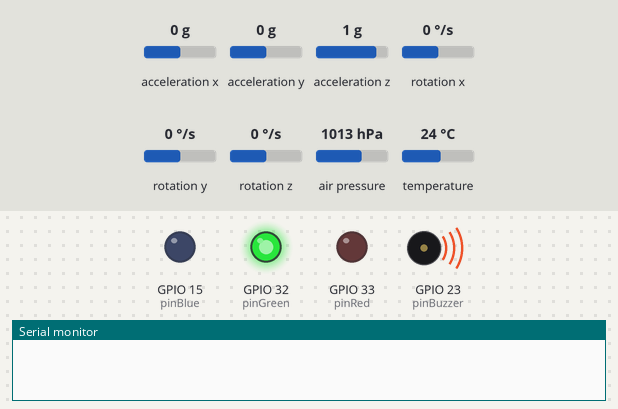
The sketch below on a simulated ESP32. Parts: output pins drawn as LEDs (lit = HIGH), buzzer (waves = sounding), the last lines printed to the serial monitor. Wiring (inferred from the names in the program): MPU-6050 motion sensor at I2C address 0x68; BMP280 pressure sensor at I2C address 0x76. The inputs (shaded band) are chosen by the test bench; at power-on: acceleration x 0 g, acceleration y 0 g, acceleration z 1 g, rotation x 0 °/s, rotation y 0 °/s, rotation z 0 °/s, air pressure 1013 hPa, temperature 24 °C.

Above: at 0.4 s.
At 4.3 s:
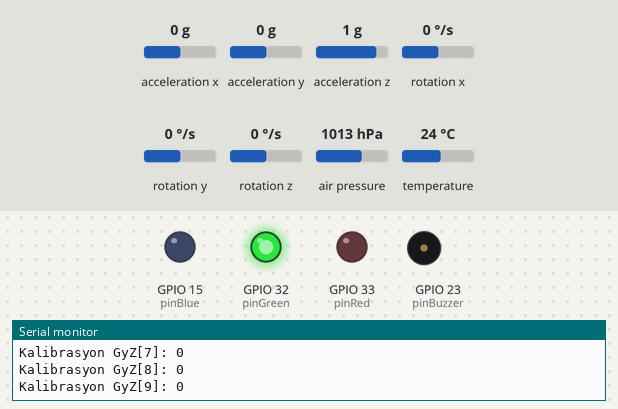
At 8.3 s:
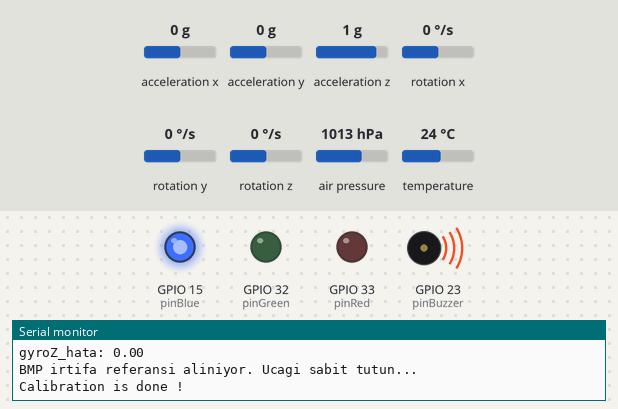
At 8.7 s:
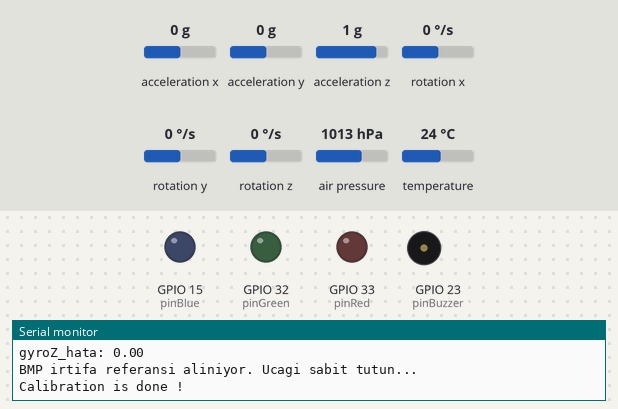
Timing chart, 0 to 10.2 s (numbered marks = the images above):
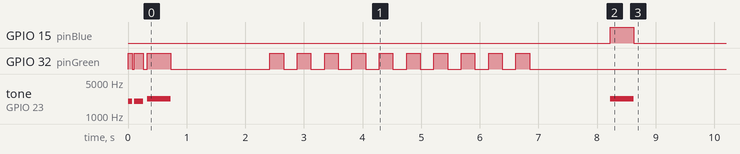

The sketch:

VTOL_Project_Main.ino
```cpp
#include <Wire.h>

bool bmpReady = false;
bool bmpAltitudeReady = false;
bool lastBMPReadingSuccessful = false;

unsigned long lastTime = 0;
unsigned long lastBMPTime = 0;
unsigned long lastSerialTime = 0;
float ac_Pitch = 0;
float ac_Roll = 0;
float ac_Yaw = 0;
float gyro_Pitch = 0;
float gyro_Roll = 0;
float gyro_Yaw = 0;
float Pitch_offset = 0;
float Roll_offset = 0;
float Yaw_Offset = 0;
float Filtered_Roll = 0;
float Filtered_Pitch = 0;
float Filtered_Yaw = 0;
float gyroX_hata = 0;
float gyroY_hata = 0;
float gyroZ_hata = 0;
float bmpTemperature = 0;
float bmpPressure = 0;
float bmpReferencePressure = 0;
float bmpAltitude = 0;
float Filtered_Altitude = 0;

int16_t AcX, AcY, AcZ, GyX, GyY, GyZ, Tmp;

const int pinRed = 33;
const int pinGreen = 32;
const int pinBlue = 15;
const int pinBuzzer = 23;
const int SDA_PIN = 21;
const int SCL_PIN = 22;
const int MPU_addr = 0x68;
const uint8_t BMP_addr = 0x76;

void setup() {


  Serial.begin(115200);
  pinMode(pinBuzzer, OUTPUT);
  pinMode(pinRed, OUTPUT);
  pinMode(pinGreen, OUTPUT);
  pinMode(pinBlue, OUTPUT);

  // Başlangıç Melodisi
  tone(pinBuzzer, 2000);
  statusLedGreenOpen();
  delay(70);
  noTone(pinBuzzer);
  statusLedGreenClose();
  delay(40);
  tone(pinBuzzer, 2000);
  statusLedGreenOpen();
  delay(150);
  noTone(pinBuzzer);
  statusLedGreenClose();
  delay(70);
  tone(pinBuzzer, 2250);
  statusLedGreenOpen();
  delay(400);
  noTone(pinBuzzer);
  statusLedGreenClose();

  Wire.begin(SDA_PIN, SCL_PIN);
  Wire.setClock(100000);
  Wire.setTimeOut(50);

  delay(100);

  bmpReady = initialize_BMP();

  if (!bmpReady) {

    Serial.println(
      "BMP280 baslatilamadi.");
  }

  // BMP ve MPU I2C işlemlerinin arasına kısa süre bırak
  delay(1);

  // MPU6050'yi uyandır
  Wire.beginTransmission(MPU_addr);
  Wire.write(0x6B);
  Wire.write(0x00);
  Wire.endTransmission(true);

  delay(100);  // Çökmeyi engellemek için minik bir nefes

  // YENİ EKLENTİ: DLPF (Donanımsal Titreşim Filtresi) Açma (21Hz)
  // Uçak havadayken motor titremelerinin sensörü delirtmesini engeller!
  Wire.beginTransmission(MPU_addr);
  Wire.write(0x1A);
  Wire.write(0x04);
  Wire.endTransmission(true);

  // 2. Akrobasi Modunu Aç (2000 dps)
  Wire.beginTransmission(MPU_addr);
  Wire.write(0x1B);
  Wire.write(0x18);
  Wire.endTransmission(true);

  // 3. İvmeölçer Aralığını ±8g'ye Çek (sert manevrada tavan yapmasın)
  Wire.beginTransmission(MPU_addr);
  Wire.write(0x1C);
  Wire.write(0x10);
  Wire.endTransmission(true);


  delay(1000);

  Serial.println(
    "Calibration is starting. Please keep your aircraft in a horizontal position...");

  kalibrasyonYap();

  if (bmpReady) {

    delay(100);

    bmpAltitudeReady = calibrate_BMP_Altitude();

    if (!bmpAltitudeReady) {

      Serial.println("BMP irtifa referansi alinamadi.");
    }
  }

  Serial.println("Calibration is done !");
  tone(pinBuzzer, 2250);
  statusLedBlueOpen();
  delay(400);
  noTone(pinBuzzer);
  statusLedBlueClose();

  lastTime = millis();
  lastBMPTime = lastTime;
  lastSerialTime = lastTime;
}


void loop() {

  unsigned long currentTime = millis();

  float dt =
    (currentTime - lastTime) / 1000.0f;

  lastTime = currentTime;


  // MPU6050 jiroskop okuması
  bool gyroReadingSuccessful =
    read_Gyro();

  // I2C okumalarının birbirine karışmasını engeller
  delay(1);

  // MPU6050 ivmeölçer okuması
  bool accelReadingSuccessful =
    read_Accel();

  bool mpuReadingSuccessful =
    gyroReadingSuccessful && accelReadingSuccessful;


  // İki MPU ölçümü de başarılıysa yönü hesapla
  if (mpuReadingSuccessful) {

    calculate_Direction(dt);
  }


  // BMP280'i her 100 milisaniyede bir oku
  if (bmpReady && bmpAltitudeReady && currentTime - lastBMPTime >= 100) {

    lastBMPTime = currentTime;

    // MPU ve BMP I2C işlemlerini ayırır
    delay(1);

    lastBMPReadingSuccessful =
      read_BMP_Raw();


    if (lastBMPReadingSuccessful) {

      // Sıcaklık önce hesaplanmalıdır
      bmpTemperature =
        calculate_BMP_Temperature();

      // Basınç hesabı bmp_tFine değerini kullanır
      bmpPressure =
        calculate_BMP_Pressure();

      // Başlangıç noktasına göre ham irtifa
      bmpAltitude =
        calculate_BMP_Altitude();

      // Filtrelenmiş irtifa
      Filtered_Altitude = 0.90f * Filtered_Altitude + 0.10f * bmpAltitude;
    }
  }


  // Bütün değerleri Telemetry sekmesi yazdırır
  print_Telemetry(currentTime, mpuReadingSuccessful);
}
```

Calibration.ino
```cpp
// Açılışta, uçak SABİT ve DÜZ dururken jiroskop + ivmeölçer sapmasını ölçer
void kalibrasyonYap() {
  long toplamGX = 0, toplamGY = 0, toplamGZ = 0;
  float toplamPitch = 0, toplamRoll = 0, toplamYaw = 0;
  const int ornekSayisi = 1000;
  int basariliOkuma = 0;

  Serial.println("I2C Hatti temizleniyor ve sensor isitiliyor...");

  // YENİ EKLENTİ: Çöpe Atma Döngüsü (İlk 100 okumadaki çöp verileri yutar)
  for (int i = 0; i < 100; i++) {
    read_Gyro();
    delay(1);
    read_Accel();
    delay(2);
  }

  Serial.println("Temizlik bitti, kalibrasyon basliyor...");
  for (int i = 0; i < ornekSayisi; i++) {

    bool gyroBasarili = read_Gyro();
    delay(1);
    bool accelBasarili = read_Accel();

    if (gyroBasarili && accelBasarili) {

      if (basariliOkuma < 10) {
        Serial.print("Kalibrasyon GyZ[");
        Serial.print(basariliOkuma);
        Serial.print("]: ");
        Serial.println(GyZ);
      }

      toplamGX += GyX;
      toplamGY += GyY;
      toplamGZ += GyZ;

      toplamPitch += atan2(
                       AcY,
                       sqrt((float)AcX * AcX + (float)AcZ * AcZ))
                     * 180.0 / PI;


      toplamRoll += atan2(
                      AcX,
                      sqrt((float)AcY * AcY + (float)AcZ * AcZ))
                    * 180.0 / PI;

      basariliOkuma++;
    }

    if (i % 100 < 50) {
      statusLedGreenOpen();
    } else {
      statusLedGreenClose();
    }

    delay(2);
  }

  // Kalibrasyon bitince LED'i kapat
  statusLedGreenClose();

  // KRİTİK NOKTA: Toplamları 1000'e değil, "gerçekten" okunan sayıya bölüyoruz!
  if (basariliOkuma > 0) {
    gyroX_hata = (float)toplamGX / basariliOkuma;
    gyroY_hata = (float)toplamGY / basariliOkuma;
    gyroZ_hata = (float)toplamGZ / basariliOkuma;
    Pitch_offset = toplamPitch / basariliOkuma;
    Roll_offset = toplamRoll / basariliOkuma;
  }
  Serial.print("gyroX_hata: ");
  Serial.println(gyroX_hata);

  Serial.print("gyroY_hata: ");
  Serial.println(gyroY_hata);

  Serial.print("Pitch_offset: ");
  Serial.println(Pitch_offset);

  Serial.print("Roll_offset: ");
  Serial.println(Roll_offset);

  Serial.print("basariliOkuma: ");
  Serial.println(basariliOkuma);

  Serial.print("toplamGZ: ");
  Serial.println(toplamGZ);

  Serial.print("gyroZ_hata: ");
  Serial.println(gyroZ_hata);
}
```

Status_Leds.ino
```cpp
void statusLedRedOpen() {

  digitalWrite(pinRed, HIGH);
}
void statusLedBlueOpen() {
  digitalWrite(pinBlue, HIGH);
}
void statusLedGreenOpen() {
  digitalWrite(pinGreen, HIGH);
}
void statusLedRedClose() {
  digitalWrite(pinRed, LOW);
}
void statusLedBlueClose() {
  digitalWrite(pinBlue, LOW);
}
void statusLedGreenClose() {
  digitalWrite(pinGreen, LOW);
}
```

Telemetry.ino
```cpp
void print_Telemetry(
  unsigned long currentTime,
  bool mpuReadingSuccessful
) {

  // Seri monitöre yalnızca 100 ms'de bir yazdır
  if (currentTime - lastSerialTime < 100) {
    return;
  }

  lastSerialTime = currentTime;


  if (mpuReadingSuccessful) {

    Serial.print("Pitch: ");
    Serial.print(Filtered_Pitch, 2);

    Serial.print(" | Roll: ");
    Serial.print(Filtered_Roll, 2);

    // Gyro Z açı değil, derece/saniye dönüş hızıdır
    Serial.print(" | Yaw hizi: ");
    Serial.print(gyro_Yaw, 2);

  } else {

    Serial.print("MPU: HATA");
  }


  if (bmpReady &&
      bmpAltitudeReady &&
      lastBMPReadingSuccessful) {

    Serial.print(" | Sicaklik: ");
    Serial.print(bmpTemperature, 2);
    Serial.print(" C");

    Serial.print(" | Basinc: ");
    Serial.print(bmpPressure / 100.0f, 2);
    Serial.print(" hPa");

    Serial.print(" | Irtifa: ");
    Serial.print(Filtered_Altitude, 2);
    Serial.print(" m");

  } else {

    Serial.print(" | BMP: HATA");
  }


  Serial.println();
}
```

direction.ino
```cpp
void calculate_Direction(float dt) {

  ac_Pitch = atan2(AcY, sqrt((float)AcX * AcX + (float)AcZ * AcZ)) * 180.0 / PI - Pitch_offset;
  ac_Roll = atan2(AcX, sqrt((float)AcY * AcY + (float)AcZ * AcZ)) * 180.0 / PI - Roll_offset;

  gyro_Pitch = (GyX -gyroX_hata) / 16.4;
  gyro_Roll = -(GyY -gyroY_hata) / 16.4;
  gyro_Yaw = (GyZ- gyroZ_hata) / 16.4;

  Filtered_Pitch = 0.95 * (Filtered_Pitch + gyro_Pitch * dt) + 0.05 * ac_Pitch;
  Filtered_Roll = 0.95 * (Filtered_Roll + gyro_Roll * dt) + 0.05 * ac_Roll;

}
```

read_Accel.ino
```cpp
bool read_Accel() {

  uint8_t data[6] = { 0 };

  Wire.beginTransmission(MPU_addr);
  Wire.write(0x3B);

  byte communicationResult = Wire.endTransmission(false);

  if (communicationResult != 0) {
    return false;
  }
  byte incomingByte = Wire.requestFrom(MPU_addr, 6, true);

  if (incomingByte != 6 || Wire.available() < 6) {

    while (Wire.available()) {
      Wire.read();
    }
    return false;
  }

  for (int i = 0; i < 6; i++) {
    data[i] = Wire.read();
  }
  int16_t newAcX = (int16_t)(((uint16_t)data[0] << 8) | data[1]);

  int16_t newAcY = (int16_t)(((uint16_t)data[2] << 8) | data[3]);

  int16_t newAcZ = (int16_t)(((uint16_t)data[4] << 8) | data[5]);

  AcX = newAcX;
  AcY = newAcY;
  AcZ = newAcZ;

  return true;
}
```

read_BMP.ino
```cpp
uint16_t dig_T1 = 0;
int16_t dig_T2 = 0;
int16_t dig_T3 = 0;

uint16_t dig_P1 = 0;
int16_t dig_P2 = 0;
int16_t dig_P3 = 0;
int16_t dig_P4 = 0;
int16_t dig_P5 = 0;
int16_t dig_P6 = 0;
int16_t dig_P7 = 0;
int16_t dig_P8 = 0;
int16_t dig_P9 = 0;

int32_t bmp_tFine = 0;
int32_t bmpRawPressure = 0;
int32_t bmpRawTemperature = 0;


// BMP280'den istenilen register grubunu okur
bool read_BMP_Bytes(
  uint8_t registerAddress,
  uint8_t *data,
  size_t dataLength) {

  Wire.beginTransmission(BMP_addr);
  Wire.write(registerAddress);

  byte communicationResult =
    Wire.endTransmission(false);

  if (communicationResult != 0) {
    return false;
  }

  size_t incomingByte =
    Wire.requestFrom(
      (uint8_t)BMP_addr,
      dataLength,
      true);

  if (incomingByte != dataLength || Wire.available() < dataLength) {

    while (Wire.available()) {
      Wire.read();
    }

    return false;
  }

  for (size_t i = 0; i < dataLength; i++) {
    data[i] = Wire.read();
  }

  return true;
}


// BMP280 kimliğini kontrol eder
bool read_BMP_ID() {

  uint8_t chipID = 0;

  if (!read_BMP_Bytes(0xD0, &chipID, 1)) {
    return false;
  }

  return chipID == 0x58;
}


// BMP280'in fabrika kalibrasyon katsayılarını okur
bool read_BMP_Calibration() {

  uint8_t data[6] = { 0 };


  // Sıcaklık katsayıları: T1, T2, T3
  if (!read_BMP_Bytes(0x88, data, 6)) {
    return false;
  }

  dig_T1 =
    (uint16_t)(((uint16_t)data[1] << 8) | data[0]);

  dig_T2 =
    (int16_t)(((uint16_t)data[3] << 8) | data[2]);

  dig_T3 =
    (int16_t)(((uint16_t)data[5] << 8) | data[4]);


  delay(1);


  // Basınç katsayıları: P1, P2, P3
  if (!read_BMP_Bytes(0x8E, data, 6)) {
    return false;
  }

  dig_P1 =
    (uint16_t)(((uint16_t)data[1] << 8) | data[0]);

  dig_P2 =
    (int16_t)(((uint16_t)data[3] << 8) | data[2]);

  dig_P3 =
    (int16_t)(((uint16_t)data[5] << 8) | data[4]);


  delay(1);


  // Basınç katsayıları: P4, P5, P6
  if (!read_BMP_Bytes(0x94, data, 6)) {
    return false;
  }

  dig_P4 =
    (int16_t)(((uint16_t)data[1] << 8) | data[0]);

  dig_P5 =
    (int16_t)(((uint16_t)data[3] << 8) | data[2]);

  dig_P6 =
    (int16_t)(((uint16_t)data[5] << 8) | data[4]);


  delay(1);


  // Basınç katsayıları: P7, P8, P9
  if (!read_BMP_Bytes(0x9A, data, 6)) {
    return false;
  }

  dig_P7 =
    (int16_t)(((uint16_t)data[1] << 8) | data[0]);

  dig_P8 =
    (int16_t)(((uint16_t)data[3] << 8) | data[2]);

  dig_P9 =
    (int16_t)(((uint16_t)data[5] << 8) | data[4]);


  // P1 sıfırsa basınç hesabı yapılamaz
  if (dig_P1 == 0) {
    return false;
  }

  return true;
}


// BMP280 ölçüm ayarlarını yapar
bool configure_BMP() {

  // Önce uyku moduna al
  Wire.beginTransmission(BMP_addr);
  Wire.write(0xF4);
  Wire.write(0x00);

  if (Wire.endTransmission(true) != 0) {
    return false;
  }


  delay(1);


  // 62.5 ms bekleme ve IIR filtre katsayısı 4
  // Yaklaşık 10 Hz BMP okuma hızımıza daha uygundur
  Wire.beginTransmission(BMP_addr);
  Wire.write(0xF5);
  Wire.write(0x28);

  if (Wire.endTransmission(true) != 0) {
    return false;
  }


  delay(1);


  // Sıcaklık x1, basınç x4, normal ölçüm modu
  Wire.beginTransmission(BMP_addr);
  Wire.write(0xF4);
  Wire.write(0x2F);

  if (Wire.endTransmission(true) != 0) {
    return false;
  }

  return true;
}


// BMP280'i tamamen başlatır
bool initialize_BMP() {

  if (!read_BMP_ID()) {
    Serial.println("BMP280 kimlik kontrolu basarisiz.");
    return false;
  }

  delay(1);

  if (!read_BMP_Calibration()) {
    Serial.println("BMP280 katsayilari okunamadi.");
    return false;
  }

  delay(1);

  if (!configure_BMP()) {
    Serial.println("BMP280 ayarlanamadi.");
    return false;
  }

  return true;
}


// Ham basınç ve sıcaklık ölçümünü okur
bool read_BMP_Raw() {

  uint8_t data[6] = { 0 };

  if (!read_BMP_Bytes(0xF7, data, 6)) {
    return false;
  }

  bmpRawPressure =
    ((uint32_t)data[0] << 12) | ((uint32_t)data[1] << 4) | ((uint32_t)data[2] >> 4);

  bmpRawTemperature =
    ((uint32_t)data[3] << 12) | ((uint32_t)data[4] << 4) | ((uint32_t)data[5] >> 4);

  return true;
}


// Ham sıcaklığı santigrat dereceye dönüştürür
float calculate_BMP_Temperature() {

  int32_t var1;
  int32_t var2;

  var1 =
    (((bmpRawTemperature >> 3) - ((int32_t)dig_T1 << 1)) * (int32_t)dig_T2) >> 11;

  var2 =
    (((((bmpRawTemperature >> 4) - (int32_t)dig_T1) * ((bmpRawTemperature >> 4) - (int32_t)dig_T1)) >> 12) * (int32_t)dig_T3) >> 14;

  bmp_tFine = var1 + var2;

  int32_t temperatureHundredths =
    (bmp_tFine * 5 + 128) >> 8;

  return temperatureHundredths / 100.0f;
}


// Ham basıncı Pascal değerine dönüştürür
float calculate_BMP_Pressure() {

  int64_t var1;
  int64_t var2;
  int64_t pressure;

  var1 =
    (int64_t)bmp_tFine - 128000;

  var2 =
    var1 * var1 * (int64_t)dig_P6;

  var2 +=
    (var1 * (int64_t)dig_P5) << 17;

  var2 +=
    (int64_t)dig_P4 << 35;

  var1 =
    ((var1 * var1 * (int64_t)dig_P3) >> 8) + ((var1 * (int64_t)dig_P2) << 12);

  var1 =
    (((((int64_t)1 << 47) + var1) * (int64_t)dig_P1) >> 33);

  if (var1 == 0) {
    return 0;
  }

  pressure =
    1048576 - (int64_t)bmpRawPressure;

  pressure =
    (((pressure << 31) - var2) * 3125) / var1;

  var1 =
    ((int64_t)dig_P9 * (pressure >> 13) * (pressure >> 13)) >> 25;

  var2 =
    ((int64_t)dig_P8 * pressure) >> 19;

  pressure =
    ((pressure + var1 + var2) >> 8) + ((int64_t)dig_P7 << 4);

  return pressure / 256.0f;
}


// Başlangıç basıncına göre irtifayı hesaplar
float calculate_BMP_Altitude() {

  if (bmpReferencePressure <= 0 || bmpPressure <= 0) {

    return 0;
  }

  float pressureRatio =
    bmpPressure / bmpReferencePressure;

  float altitude =
    44330.0f * (1.0f - pow(pressureRatio, 0.19029495f));

  return altitude;
}


// Açılış konumunu sıfır metre olarak ayarlar
bool calibrate_BMP_Altitude() {

  double totalPressure = 0;
  int successfulReading = 0;

  Serial.println(
    "BMP irtifa referansi aliniyor. Ucagi sabit tutun...");

  for (int i = 0; i < 50; i++) {

    delay(20);

    if (read_BMP_Raw()) {

      // Bu sıra önemlidir:
      // Önce sıcaklık, ardından basınç
      bmpTemperature =
        calculate_BMP_Temperature();

      bmpPressure =
        calculate_BMP_Pressure();

      if (bmpPressure >= 30000.0f && bmpPressure <= 110000.0f) {

        totalPressure += bmpPressure;
        successfulReading++;
      }
    }
  }

  if (successfulReading < 40) {

    Serial.print(
      "Basarili BMP referans okumasi: ");

    Serial.println(successfulReading);

    return false;
  }

  bmpReferencePressure =
    (float)(totalPressure / successfulReading);

  bmpAltitude = 0;
  Filtered_Altitude = 0;

  return true;
}
```

read_gyro.ino
```cpp
bool read_Gyro() {

  uint8_t data[6] = { 0 };

  Wire.beginTransmission(MPU_addr);
  Wire.write(0x43);

  byte communicationResult = Wire.endTransmission(false);

  if (communicationResult != 0) {
    return false;
  }
  byte incomingByte = Wire.requestFrom(MPU_addr, 6, true);

  if (incomingByte != 6 || Wire.available() < 6) {

    while (Wire.available()) {
      Wire.read();
    }
    return false;
  }

  for (int i = 0; i < 6; i++) {
    data[i] = Wire.read();
  }
  int16_t newGyX = (int16_t)(((uint16_t)data[0] << 8) | data[1]);

  int16_t newGyY = (int16_t)(((uint16_t)data[2] << 8) | data[3]);

  int16_t newGyZ = (int16_t)(((uint16_t)data[4] << 8) | data[5]);

  GyX = newGyX;
  GyY = newGyY;
  GyZ = newGyZ;

  return true;
}
```
